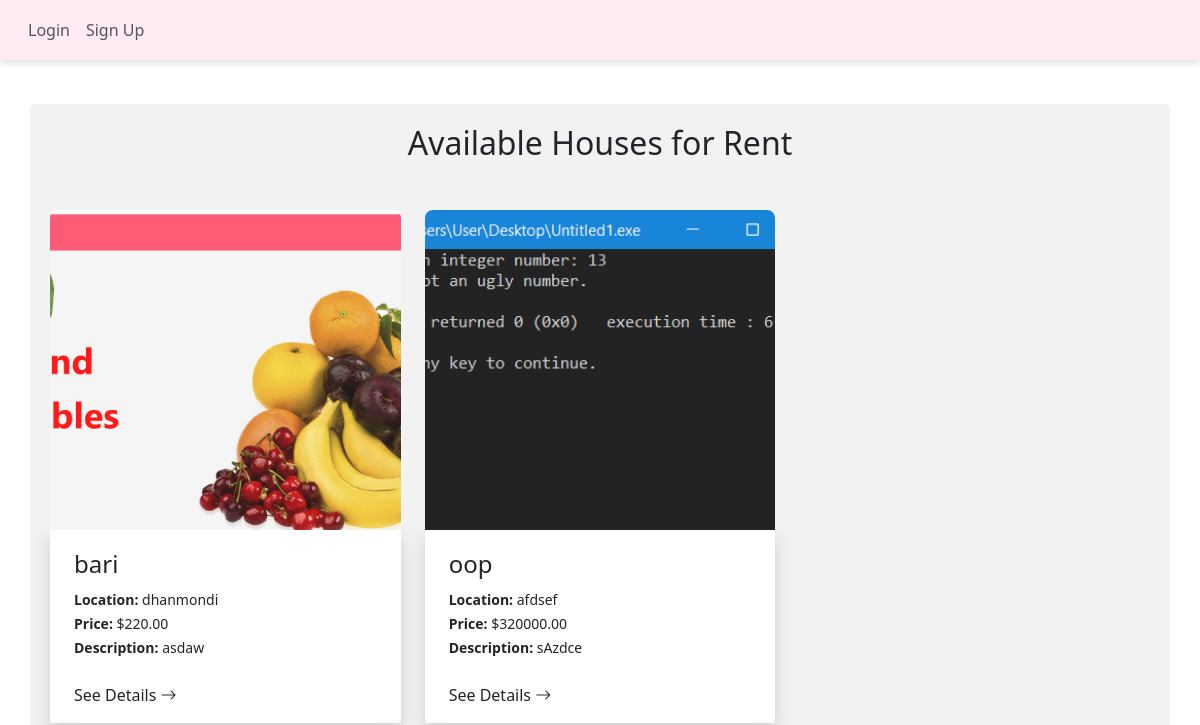
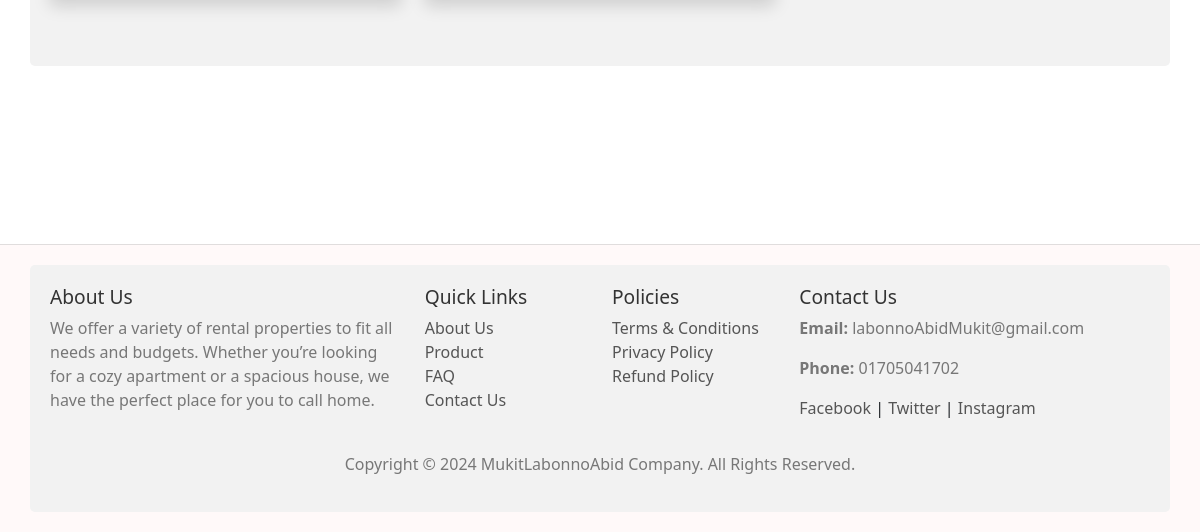
/allhouse/, run on an earlier commit of the app's database (2 pictures, top to bottom).
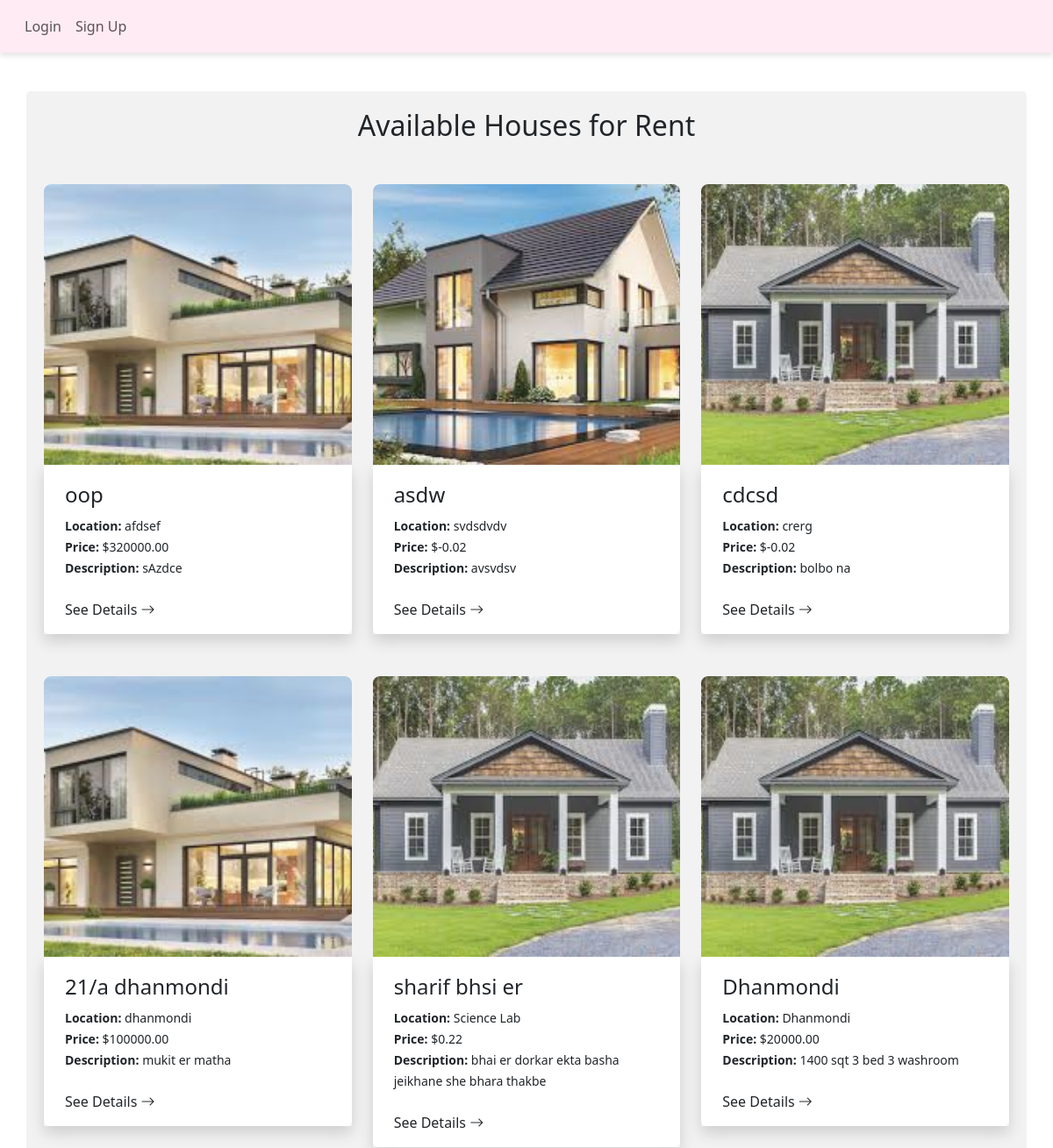
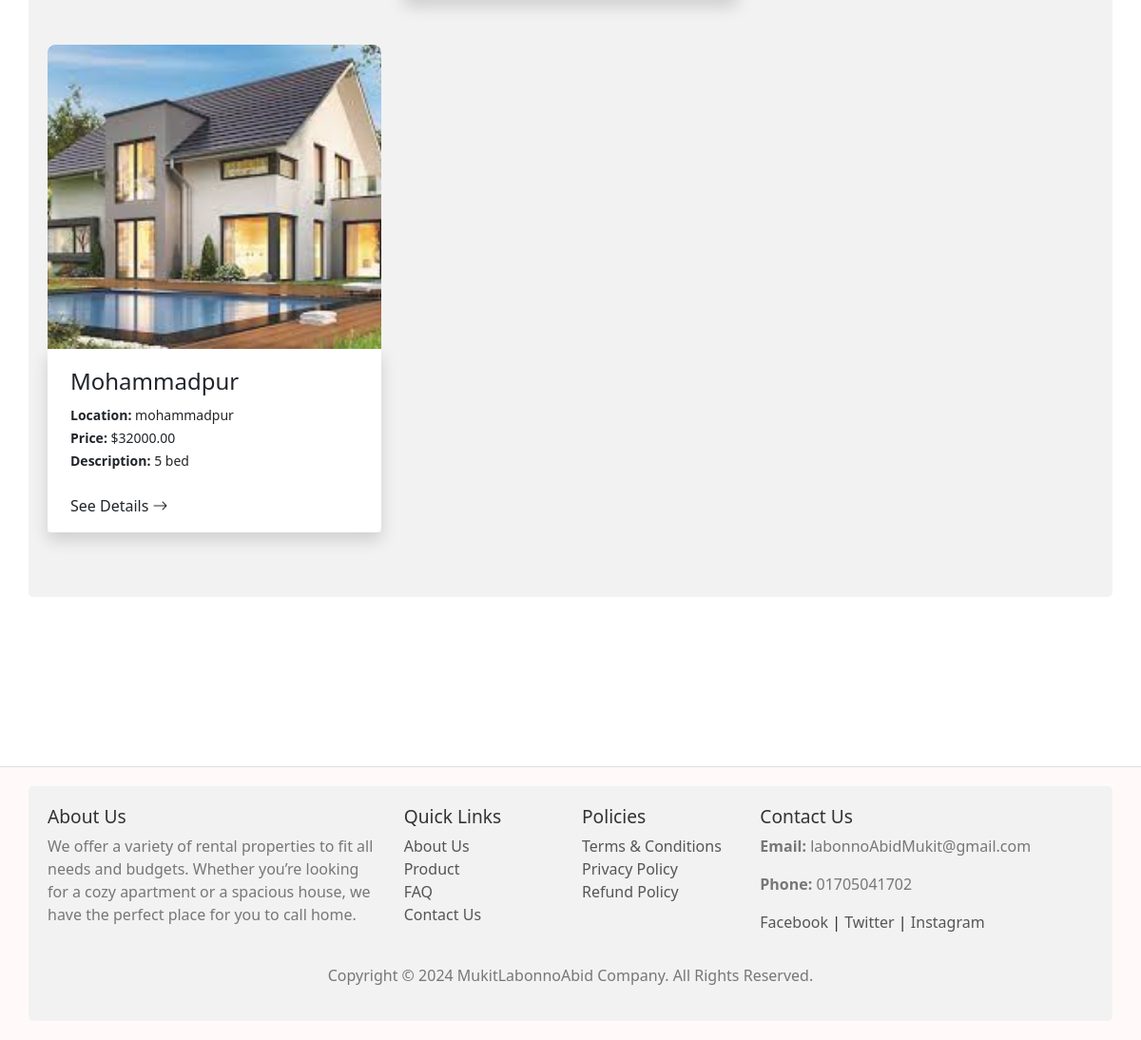
And on a later commit of the database (2 pictures, top to bottom).
### houses/models.py (models this page shows, shortened)
class House(models.Model):
    owner = models.ForeignKey(User, on_delete=models.CASCADE, related_name='houses')
    title = models.CharField(max_length=100)
    description = models.TextField()
    area = models.CharField(max_length=50)
    address = models.CharField(max_length=200)
    price = models.DecimalField(max_digits=10, decimal_places=2)
    image = models.ImageField(upload_to='house_images/')

### houses/views.py (the view)
# urls.py: path('allhouse/', home.allhouse, name='allhouse'),
def allhouse(request):
    houses = House.objects.all()
    con = {
        'houses': houses  # Change this t     o 'hom' to match the template
    }
    return render(request, template_name='house/house.html', context=con)

### template/house/house.html (shortened to what this page needs)
{% extends 'base.html' %}
{% load static %}
{% block content %}
<div class="content-wrapper pb-5 mt-5">
    <div class="container">
        <h2 class="text-center mb-5">Available Houses for Rent</h2>
        <div class="row">
            {% for house in houses %}
            <div class="col-md-4 mb-5">
                <div class="card border-0">
                    {% if house.image %}
                    <div class="look-img p-0" style="background-image: url('{{ house.image.url }}')"></div>
                    {% else %}
                    <div class="look-img p-0" style="background-image: url('{% static "Images/default-house.jpg" %}')"></div>
                    {% endif %}
                    <div class="card-body shadow">
                        <div class="mt-1 px-2">
                            <h4>{{ house.title }}</h4>
                        </div>
                        <div class="d-flex justify-content-between align-items-center mb-4 px-2 mt-2">
                            <div>
                                <span class="small"><strong>Location:</strong> {{ house.area }}</span><br>
                                <span class="small"><strong>Price:</strong> ${{ house.price }}</span><br>
                                <span class="small"><strong>Description:</strong> {{ house.description }}</span>
                            </div>
                        </div>
                        <a href="{% url 'house_detail' house.pk %}" class="text-dark px-2 cat_link" style="text-decoration: none;">See Details <i class="bi bi-arrow-right"></i></a>
                    </div>
                </div>
            </div>
            {% empty %}
            <p class="text-center">No houses available at the moment.</p>
            {% endfor %}
        </div>
    </div>
</div>
{% endblock %}

### template/base.html (shortened to what this page needs)
{% load static %}
<!DOCTYPE html>
<html>
<head>
	<link href="https://cdn.jsdelivr.net/npm/bootstrap@5.3.3/dist/css/bootstrap.min.css" rel="stylesheet">
	<link href="https://cdnjs.cloudflare.com/ajax/libs/bootstrap-icons/1.10.5/font/bootstrap-icons.min.css" rel="stylesheet">
	<link href="{% static 'style.css' %}" rel="stylesheet">
    <link href='https://unpkg.com/boxicons@2.1.4/css/boxicons.min.css' rel='stylesheet'>
</head>
<body>
    {% include 'includes/header.html' %}
    {% block content %}{% endblock %}
    {% include 'includes/footer.html' %}
</body>
</html>

### template/includes/header.html (shortened to what this page needs)
<header>
	<nav class="navbar navbar-expand-lg bg-custom p-3 m-4">
	      <div class="collapse navbar-collapse" id="navbarNav">
	        <div class="d-flex justify-content-between">
	        	<div style="padding-left:20px;">
	        		<ul class="navbar-nav">
                   {% if user.is_authenticated %}
                        <li class="nav-item">
                            <a class="nav-link" href="{% url 'my_profile' %}">
                                <img class="nav-avatar" src="{{ user.profile_picture.url }}" alt="Profile Picture" style="width: 40px; height: 40px; border-radius: 50%;">
                                 <span class="navbar-text">{{ user.username }}</span>
                            </a>
                        </li>
                       <li class="nav-item">
			              <a  class="nav-link" href="{% url 'home' %}">Home</a>
			          </li>
                       <li class="nav-item">
                        <a  class="nav-link"  href="{% url 'house_list' %}">My house</a>
			          </li>
                        <li class="nav-item">
                         <a class="nav-link" href="{% url 'clothing_list' %}">My Clothing</a>
			          </li>
			          <li class="nav-item">
			            <a class="nav-link" href="{% url 'logout' %}">Logout</a>
			          </li>
                     {% else %}
			          <li class="nav-item">
			              <a class="nav-link" href="{% url 'login' %}">Login</a>
			          </li>
			          <li class="nav-item">
			            <a  class="nav-link" href="{% url 'signup' %}">Sign Up</a>
			          </li>
                         {% endif %}
	        		</ul>
	        	</div>
	        </div>
	      </div>
	</nav>
</header>

### template/includes/footer.html (shortened to what this page needs)
	<footer class="mt-5" style="background-color: #fff9f9;  padding: 20px 0; border-top: 1px solid #e0dddd;">
	  <div class="container">
	    <div class="row">
	      <div class="col-md-4">
	        <h5>About Us</h5>
	        <p>We offer a variety of rental properties to fit all needs and budgets. Whether you’re looking for a cozy apartment or a spacious house, we have the perfect place for you to call home.</p>
	      </div>
	      <div class="col-md-2">
	        <h5>Quick Links</h5>
	        <ul class="list-unstyled">
	          <li><a href="about.html">About Us</a></li>
	          <li><a href="looking_for.html">Product</a></li>
	          <li><a href="#">FAQ</a></li>
	          <li><a href="#">Contact Us</a></li>
	        </ul>
	      </div>
	      <div class="col-md-2">
	        <h5>Policies</h5>
	        <ul class="list-unstyled">
	          <li><a href="#">Terms & Conditions</a></li>
	          <li><a href="#">Privacy Policy</a></li>
	          <li><a href="#">Refund Policy</a></li>
	        </ul>
	      </div>
	      <div class="col-md-4">
	        <h5>Contact Us</h5>
	        <p><strong>Email:</strong> labonnoAbidMukit@gmail.com</p>
	        <p><strong>Phone:</strong> 01705041702</p>
	        <div>
	          <a href="https://www.facebook.com/mukit.hasan.7927?mibextid=ZbWKwL" target="_blank">Facebook</a> |
	          <a href="https://x.com/mukithasan375" target="_blank">Twitter</a> |
	          <a href="http://www.instagram.com/abix404 target="_blank">Instagram</a>
	        </div>
	      </div>
	    </div>
	    <div class="row mt-4">
	      <div class="col text-center">
	        <p>Copyright &copy; 2024 MukitLabonnoAbid Company. All Rights Reserved.</p>
	      </div>
	    </div>
	  </div>
	</footer>

### static/style.css (style rules this page uses)
.bg-custom { --bs-bg-opacity: 1; background-color: rgb(214 220 227) !important; }
#navbarNav { position: fixed; top: 0; left: 0; width: 100%; background-color: #ffebf3; padding: 10px 0; text-align: center; box-shadow: 0px 4px 6px rgba(0, 0, 0, 0.1); z-index: 1000; }
.look-img { height: 320px !important; width: 100% !important; background-size: cover; background-repeat: no-repeat; background-position: center; border-top-right-radius: 8px; border-top-left-radius: 8px; opacity: 0.9; }
.cat_link { color: #222; text-decoration: none; }
footer h5 { font-size: 1.2em; color: #333; }
footer a { color: #555; text-decoration: none; }
footer p { color: #777; }
.content-wrapper { margin-bottom: 130px; }
a:link, a:visited { cursor: auto; }
.container { border-radius: 5px; background-color: #f2f2f2; padding: 20px; }
h2 { margin-bottom: 20px; }

What changed in the data, as far as the page shows it:
removed House: image (picture), title "bari", area "dhanmondi", price "220.00", description "asdaw"
changed House "oop": image: a different picture
added House: image (picture), title "asdw", area "svdsdvdv", price "-0.02", description "avsvdsv"
added House: image (picture), title "cdcsd", area "crerg", price "-0.02", description "bolbo na"
added House: image (picture), title "21/a dhanmondi", area "dhanmondi", price "100000.00", description "mukit er matha"
added House: image (picture), title "sharif bhsi er", area "Science Lab", price "0.22", description "bhai er dorkar ekta basha jeikhane she bhara thakbe"
added House: image (picture), title "Dhanmondi", area "Dhanmondi", price "20000.00", description "1400 sqt 3 bed 3 washroom"
added House: image (picture), title "Mohammadpur", area "mohammadpur", price "32000.00", description "5 bed"
